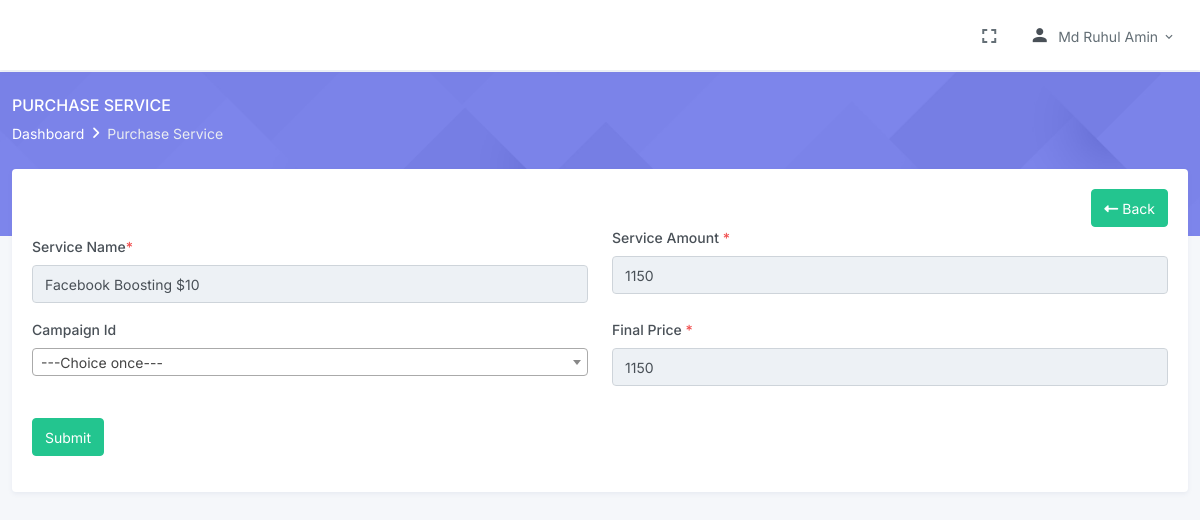
Screenshot of /buy_now.php?id=9&task=purchase (signed in) with the database file from the repository.
### tables this page shows
CREATE TABLE `services` (
  `id` int(11) NOT NULL,
  `service_name` varchar(70) NOT NULL,
  `service_details` text NOT NULL,
  `service_amount` float NOT NULL,
  `categories_id` int(11) NOT NULL,
  `subcategories_id` int(11) NOT NULL,
  `price_categories` varchar(7) NOT NULL,
  `price_unit` varchar(20) NOT NULL,
  `price_unit_amount` varchar(20) NOT NULL,
  `created_at` datetime NOT NULL,
  `created_by` int(11) NOT NULL,
  `updated_at` datetime NOT NULL,
  `updated_by` int(11) NOT NULL,
  `discount_amount` float NOT NULL,
  `image` varchar(70) NOT NULL,
  `status` int(11) NOT NULL DEFAULT '1'
);

### inc/functions.inc.php (called while the page is built, shortened)
<?php
function db_conn()
{
    $db = mysqli_connect("localhost", "bgdbilli_client", "bgdclient", "bgdbilli_client");
    return $db;
}
function select($table_name, $field_names, $conditions = "", $join = "")
{
    $new_conditions = $conditions;
    if ($conditions) {
        $new_conditions =  "WHERE $conditions ";
    }
      $select = "SELECT $field_names FROM $table_name $join $new_conditions";
    $result = mysqli_query(db_conn(), $select);
    return $result;
}

### buy_now.php (the view, shortened to what this page needs)
<?php
if (isset($_GET['id']) && isset($_GET['task']) && $_GET['task'] == 'purchase') {
    require_once "inc/header.inc.php";
    $service_id = $_GET['id'];
    $service = mysqli_fetch_assoc(select("services", "*", "id='$service_id'"));
?>
            <div class="page-title-box" style="margin-top:72px;">
                <div class="container-fluid">
                    <div class="row align-items-center">
                        <div class="col-sm-12">
                            <div class="page-title">
                                <h4>Purchase Service</h4>
                                <ol class="breadcrumb m-0">
                                    <li class="breadcrumb-item"><a href="index.php">Dashboard</a></li>
                                    <li class="breadcrumb-item active">Purchase Service</li>
                                </ol>
                            </div>
                        </div>
                    </div>
                </div>
            </div>
            <div class="container-fluid">
                <div class="page-content-wrapper">
                    <div class="row">
                        <div class="col-lg-12">
                            <div class="card">
                                <div class="card-body">
                                     <div class="row">
                                                <div class="col-xl-12 col-lg-12 col-md-12 col-sm-12 d-flex justify-content-end">
                                                    <a href="index.php" class="btn btn-success float-right"><i class="fas fa-long-arrow-alt-left"></i> Back</a>
                                                </div>
                                            </div>
                                    <form id="add_service" method="POST" action="submit_buy_now.php" enctype="multipart/form-data">
                                        <div class="row">
                                            <div class="col-lg-6">
                                                <div class="mb-3">
                                                    <label class="col-sm-3 col-form-label">Service Name<span class="text-danger">*</span></label>
                                                    <div class="col-sm-12">
                                                        <input type="text" class="form-control imagecheck" value="<?= $service['service_name'] ?>" disabled>
                                                    </div>
                                                </div>
                                            </div>
                                            <div class="col-lg-6">
                                                <div class="mb-3">
                                                    <label class="form-label" for="progress-basicpill-phoneno-input">Service Amount <span class="text-danger">*</span></label>
                                                    <input readonly="readonly" type="text" class="form-control service_amount" value="<?= $service['service_amount'] ?>" name="service_amount" id="progress-basicpill-phoneno-input">
                                                </div>
                                            </div>
                                        </div>
                                        <div class="row">
                                            <div class="col-lg-6">
                                                <div class="mb-3">
                                                    <label class="form-label" for="progress-basicpill-email-input">Campaign Id</label>
                                                </div>
                                            </div>
                                            <div class="col-lg-6">
                                                <div class="mb-3">
                                                    <label class="form-label" for="progress-basicpill-phoneno-input">Final Price <span class="text-danger">*</span></label>
                                                    <input type="text" class="form-control final_price" name="final_price" value="<?= $service['service_amount'] ?>" id="discount_price" readonly="readonly">
                                                </div>
                                            </div>
                                        </div>
                                        <div class="row justify-content-center">
                                            <div class="col-lg-12 mt-3">
                                                <div class="mb-3">
                                                    <button type="submit" name="purchase_service" class="btn btn-success">Submit</button>
                                                </div>
                                            </div>
                                        </div>
                                        <div class="reg_wrrongsms"></div>
                                    </form>
                                </div>
                            </div>
                    <?php
                    require_once "inc/footer.inc.php";
                    ?>
                <?php
            } else {
                ?>
                    <script>
                        window.location.href = "service.php";
                    </script>
                <?php } ?>

### assets/css/style.css (style rules this page uses)
form span { color: red; }
.reg_wrrongsms { position: fixed; padding: 10px; top: 10px; right: 10px; z-index: 99999; }

### rows the page displays
services: service_name "Facebook Boosting $10", service_amount "1150", final_price "1150"

### other values shown
$_SESSION['USER_NAME'] "Md Ruhul Amin"
